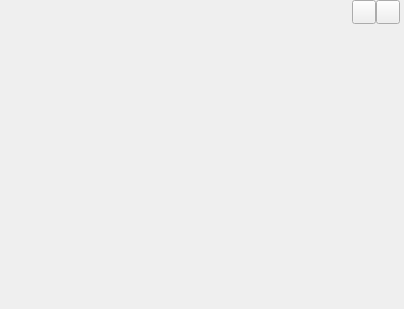
<?xml version="1.0" encoding="UTF-8"?>
<ui version="4.0">
 <class>SkinWindow</class>
 <widget class="QWidget" name="SkinWindow">
  <property name="geometry">
   <rect>
    <x>0</x>
    <y>0</y>
    <width>404</width>
    <height>309</height>
   </rect>
  </property>
  <property name="windowTitle">
   <string>SkinWindow</string>
  </property>
  <layout class="QVBoxLayout" name="verticalLayout">
   <property name="spacing">
    <number>0</number>
   </property>
   <property name="leftMargin">
    <number>0</number>
   </property>
   <property name="topMargin">
    <number>0</number>
   </property>
   <property name="rightMargin">
    <number>0</number>
   </property>
   <property name="bottomMargin">
    <number>0</number>
   </property>
   <item>
    <widget class="QWidget" name="titleWidget" native="true">
     <property name="sizePolicy">
      <sizepolicy hsizetype="Expanding" vsizetype="Fixed">
       <horstretch>0</horstretch>
       <verstretch>0</verstretch>
      </sizepolicy>
     </property>
     <property name="titleskin" stdset="0">
      <bool>true</bool>
     </property>
     <layout class="QHBoxLayout" name="horizontalLayout">
      <property name="spacing">
       <number>0</number>
      </property>
      <property name="leftMargin">
       <number>12</number>
      </property>
      <property name="topMargin">
       <number>0</number>
      </property>
      <property name="rightMargin">
       <number>4</number>
      </property>
      <property name="bottomMargin">
       <number>0</number>
      </property>
      <item>
       <widget class="QLabel" name="titleIcon">
        <property name="sizePolicy">
         <sizepolicy hsizetype="Fixed" vsizetype="Minimum">
          <horstretch>0</horstretch>
          <verstretch>0</verstretch>
         </sizepolicy>
        </property>
        <property name="minimumSize">
         <size>
          <width>42</width>
          <height>18</height>
         </size>
        </property>
        <property name="maximumSize">
         <size>
          <width>42</width>
          <height>18</height>
         </size>
        </property>
        <property name="text">
         <string/>
        </property>
       </widget>
      </item>
      <item>
       <spacer name="horizontalSpacer">
        <property name="orientation">
         <enum>Qt::Horizontal</enum>
        </property>
        <property name="sizeHint" stdset="0">
         <size>
          <width>295</width>
          <height>20</height>
         </size>
        </property>
       </spacer>
      </item>
      <item>
       <widget class="QPushButton" name="sysmin">
        <property name="sizePolicy">
         <sizepolicy hsizetype="Fixed" vsizetype="Fixed">
          <horstretch>0</horstretch>
          <verstretch>0</verstretch>
         </sizepolicy>
        </property>
        <property name="minimumSize">
         <size>
          <width>24</width>
          <height>24</height>
         </size>
        </property>
        <property name="maximumSize">
         <size>
          <width>24</width>
          <height>24</height>
         </size>
        </property>
        <property name="text">
         <string/>
        </property>
       </widget>
      </item>
      <item>
       <widget class="QPushButton" name="sysclose">
        <property name="sizePolicy">
         <sizepolicy hsizetype="Fixed" vsizetype="Fixed">
          <horstretch>0</horstretch>
          <verstretch>0</verstretch>
         </sizepolicy>
        </property>
        <property name="minimumSize">
         <size>
          <width>24</width>
          <height>24</height>
         </size>
        </property>
        <property name="maximumSize">
         <size>
          <width>24</width>
          <height>24</height>
         </size>
        </property>
        <property name="text">
         <string/>
        </property>
       </widget>
      </item>
     </layout>
    </widget>
   </item>
   <item>
    <widget class="QWidget" name="bodyWidget" native="true">
     <property name="sizePolicy">
      <sizepolicy hsizetype="Expanding" vsizetype="Expanding">
       <horstretch>0</horstretch>
       <verstretch>0</verstretch>
      </sizepolicy>
     </property>
     <layout class="QGridLayout" name="gridLayout"/>
    </widget>
   </item>
  </layout>
 </widget>
 <layoutdefault spacing="6" margin="11"/>
 <resources/>
 <connections/>
</ui>
